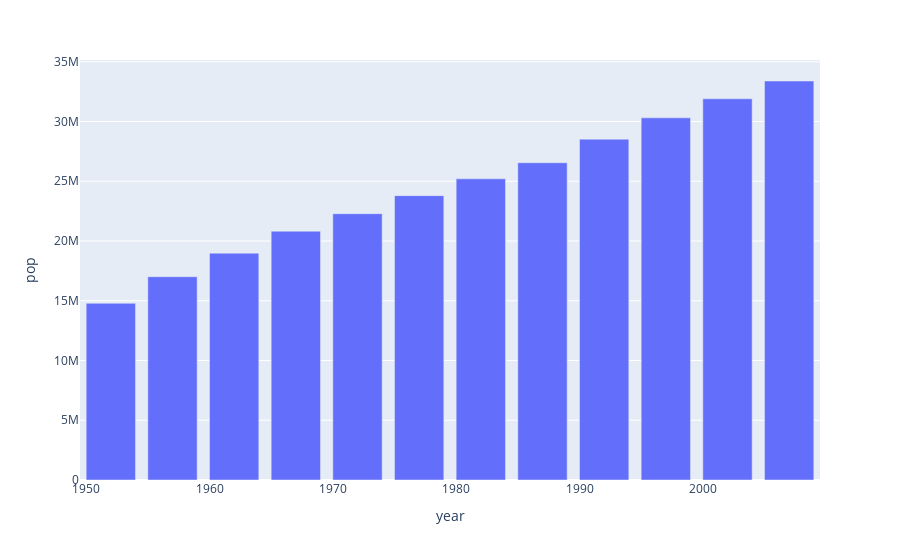

This figure's notebook cell:
### Markdown cell above
## Barplots in `plotly.express`

### Code cell
import plotly.express as px
data_canada = px.data.gapminder().query("country == 'Canada'")
fig = px.bar(data_canada, x='year', y='pop')
fig.show()

### Figure 1 — Plotly figure (JSON) as saved in the notebook; plotly's stock layout.template omitted (floating-point values rounded to 4 significant figures)
{"data": [{"hovertemplate": "year=%{x}<br>pop=%{y}<extra></extra>", "legendgroup": "", "marker": {"color": "#636efa", "pattern": {"shape": ""}}, "name": "", "orientation": "v", "showlegend": false, "textposition": "auto", "type": "bar", "x": [1952, 1957, 1962, 1967, 1972, 1977, 1982, 1987, 1992, 1997, 2002, 2007], "xaxis": "x", "y": [14785584, 17010154, 18985849, 20819767, 22284500, 23796400, 25201900, 26549700, 28523502, 30305843, 31902268, 33390141], "yaxis": "y"}], "layout": {"barmode": "relative", "legend": {"tracegroupgap": 0}, "margin": {"t": 60}, "xaxis": {"anchor": "y", "domain": [0, 1], "title": {"text": "year"}}, "yaxis": {"anchor": "x", "domain": [0, 1], "title": {"text": "pop"}}}}
